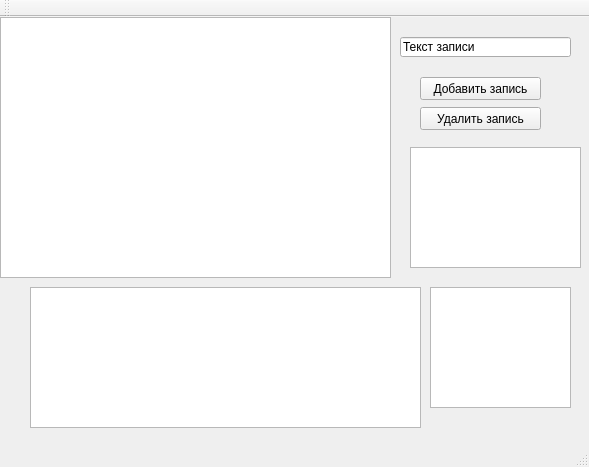
<?xml version="1.0" encoding="UTF-8"?>
<ui version="4.0">
 <class>MainWindow</class>
 <widget class="QMainWindow" name="MainWindow">
  <property name="geometry">
   <rect>
    <x>0</x>
    <y>0</y>
    <width>589</width>
    <height>467</height>
   </rect>
  </property>
  <property name="windowTitle">
   <string>MainWindow</string>
  </property>
  <widget class="QWidget" name="centralWidget">
   <widget class="QListView" name="listView">
    <property name="geometry">
     <rect>
      <x>0</x>
      <y>0</y>
      <width>391</width>
      <height>261</height>
     </rect>
    </property>
   </widget>
   <widget class="QPushButton" name="addButton">
    <property name="geometry">
     <rect>
      <x>420</x>
      <y>60</y>
      <width>121</width>
      <height>23</height>
     </rect>
    </property>
    <property name="text">
     <string>Добавить запись</string>
    </property>
   </widget>
   <widget class="QPushButton" name="removeButton">
    <property name="geometry">
     <rect>
      <x>420</x>
      <y>90</y>
      <width>121</width>
      <height>23</height>
     </rect>
    </property>
    <property name="text">
     <string>Удалить запись</string>
    </property>
   </widget>
   <widget class="QLineEdit" name="lineEdit">
    <property name="geometry">
     <rect>
      <x>400</x>
      <y>20</y>
      <width>171</width>
      <height>20</height>
     </rect>
    </property>
    <property name="text">
     <string>Текст записи</string>
    </property>
   </widget>
   <widget class="QTableView" name="tableView">
    <property name="geometry">
     <rect>
      <x>30</x>
      <y>270</y>
      <width>391</width>
      <height>141</height>
     </rect>
    </property>
    <property name="font">
     <font>
      <family>Verdana</family>
      <pointsize>11</pointsize>
      <weight>75</weight>
      <bold>true</bold>
     </font>
    </property>
    <property name="showGrid">
     <bool>true</bool>
    </property>
   </widget>
   <widget class="QTreeView" name="treeView">
    <property name="geometry">
     <rect>
      <x>410</x>
      <y>130</y>
      <width>171</width>
      <height>121</height>
     </rect>
    </property>
   </widget>
   <widget class="QColumnView" name="columnView">
    <property name="geometry">
     <rect>
      <x>430</x>
      <y>270</y>
      <width>141</width>
      <height>121</height>
     </rect>
    </property>
   </widget>
  </widget>
  <widget class="QMenuBar" name="menuBar">
   <property name="geometry">
    <rect>
     <x>0</x>
     <y>0</y>
     <width>589</width>
     <height>21</height>
    </rect>
   </property>
  </widget>
  <widget class="QToolBar" name="mainToolBar">
   <attribute name="toolBarArea">
    <enum>TopToolBarArea</enum>
   </attribute>
   <attribute name="toolBarBreak">
    <bool>false</bool>
   </attribute>
  </widget>
  <widget class="QStatusBar" name="statusBar"/>
 </widget>
 <layoutdefault spacing="6" margin="11"/>
 <resources/>
 <connections/>
</ui>
